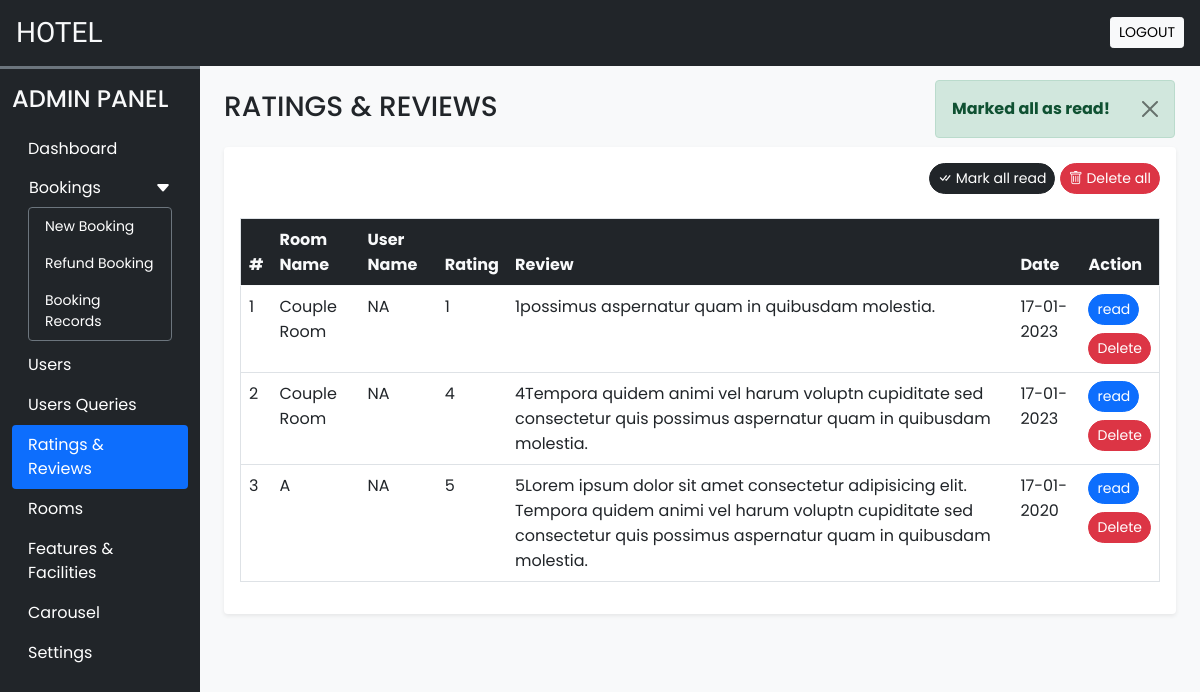
Screenshot of /admin/rate_review.php?seen=all (signed in) with the database file from the repository.
### tables this page shows
CREATE TABLE `rating_review` (
  `sr_no` int(11) NOT NULL,
  `booking_id` int(11) NOT NULL,
  `room_id` int(11) NOT NULL,
  `user_id` int(11) NOT NULL,
  `rating` int(11) NOT NULL,
  `review` varchar(200) NOT NULL,
  `seen` int(11) NOT NULL DEFAULT 0,
  `datentime` datetime NOT NULL DEFAULT current_timestamp()
);

CREATE TABLE `rooms` (
  `id` int(11) NOT NULL,
  `name` varchar(200) NOT NULL,
  `area` int(11) NOT NULL,
  `price` int(11) NOT NULL,
  `quantity` int(11) NOT NULL,
  `adult` int(11) NOT NULL,
  `children` int(11) NOT NULL,
  `description` varchar(500) NOT NULL,
  `status` tinyint(4) NOT NULL DEFAULT 1,
  `removed` int(11) NOT NULL DEFAULT 0
);

CREATE TABLE `user_cred` (
  `id` int(11) NOT NULL,
  `name` varchar(200) NOT NULL,
  `email` varchar(200) NOT NULL,
  `address` varchar(500) NOT NULL,
  `phonenum` varchar(200) NOT NULL,
  `pincode` int(11) NOT NULL,
  `dob` date NOT NULL,
  `profile` varchar(200) NOT NULL,
  `password` varchar(200) NOT NULL,
  `is_verified` int(11) NOT NULL DEFAULT 0,
  `token` varchar(200) DEFAULT NULL,
  `t_expire` date DEFAULT NULL,
  `status` int(11) NOT NULL DEFAULT 1,
  `datentime` datetime NOT NULL DEFAULT current_timestamp()
);

### admin/inc/db_config.php (called while the page is built, shortened)
<?php
function filteration($data)
{
    foreach ($data as $key => $value) {
        $value = trim($value);
        $value = stripslashes($value);
        $value = htmlspecialchars($value);
        $value = strip_tags($value);
        $data[$key] = $value;
    }
    return $data;
}
function update($sql, $values, $datatypes)
{
    $con = $GLOBALS['con'];
    if ($stmt = mysqli_prepare($con, $sql)) {
        mysqli_stmt_bind_param($stmt, $datatypes, ...$values);
        if (mysqli_stmt_execute($stmt)) {
            $res = mysqli_stmt_affected_rows($stmt);
            return $res;
        } else {
            mysqli_stmt_close($stmt);
            die("Query connot be executed - Update");
        }
    } else {
        die("Query connot be prepared - Update");
    }
}

### admin/rate_review.php (the view, shortened to what this page needs)
<?php
require('inc/essential.php');
require('inc/db_config.php');
if (isset($_GET['seen'])) {
    $frm_data = filteration($_GET);
    if ($frm_data['seen'] == 'all') {
        $q = "UPDATE `rating_review` SET `seen`=?";
        $values = [1];
        if (update($q, $values, 'i')) {
            alert('success', 'Marked all as read!');
        } else {
            alert('error', 'Operation failed!');
        }
    }
}
?>
<!DOCTYPE html>
<html lang="en">
<head>
    <?php require('inc/link.php'); ?>
</head>
<body class="bg-light">
    <?php require('inc/header.php'); ?>
    <div class="container-fluid" id="main-content">
        <div class="row">
            <div class="col-lg-10 ms-auto p-4 overflow-hidden">
                <h3 class="mb-4">RATINGS & REVIEWS</h3>
                <div class="card border-0 shadow-sm mb-4">
                    <div class="card-body">
                        <div class="text-end mb-4">
                            <a href="?seen=all" class="btn btn-dark rounded-pill shadow-none btn-sm">
                                <i class="bi bi-check-all"></i> Mark all read
                            </a>
                            <a href="?del=all" class="btn btn-danger rounded-pill shadow-none btn-sm">
                                <i class="bi bi-trash"></i> Delete all
                            </a>
                        </div>
                        <div class="table-responsive-md">
                            <table class="table table-hover border">
                                <thead>
                                    <tr class="bg-dark text-light">
                                        <th scope="col">#</th>
                                        <th scope="col">Room Name</th>
                                        <th scope="col">User Name</th>
                                        <th scope="col">Rating</th>
                                        <th scope="col">Review</th>
                                        <th scope="col">Date</th>
                                        <th scope="col">Action</th>
                                    </tr>
                                </thead>
                                <tbody>
                                    <?php
                                    $q = "SELECT rr.*, uc.name AS uname, r.name AS rname FROM `rating_review` rr
                                    INNER JOIN `user_cred` uc ON rr.user_id = uc.id
                                    INNER JOIN `rooms` r ON rr.room_id = r.id
                                    ORDER BY `sr_no` DESC";
                                    $data = mysqli_query($con, $q);
                                    $i = 1;
                                    while ($row = mysqli_fetch_assoc($data)) {
                                        $date = date('d-m-Y', strtotime($row['datentime']));
                                        $Seen = '';
                                        if ($row['seen'] != 1) {
                                            $Seen = "<a href='?seen=$row[sr_no]' class='btn btn-sm rounded-pill btn-primary mb-2'>read</a> <br>";
                                        }
                                        $Seen .= "<a href='?del=$row[sr_no]' class='btn btn-sm rounded-pill btn-danger'>Delete</a>";
                                        echo <<<query
                                            <tr>
                                                <td>$i</td>
                                                <td>$row[rname]</td>
                                                <td>$row[uname]</td>
                                                <td>$row[rating]</td>
                                                <td>$row[review]</td>
                                                <td>$date</td>
                                                <td>$Seen</td>
                                            </tr>
                                        query;
                                        $i++;
                                    }
                                    ?>
                                </tbody>
                            </table>
                        </div>
                    </div>
                </div>
            </div>
        </div>
    </div>
</body>
</html>

### admin/css/common.css (style rules this page uses)
:root { --teal: #2ec1ac; --teal_hover: #279e8c; }
* { font-family: "Poppins", sans-serif; }

### rows the page displays
rating_review: room.name "Couple Room", user.name "NA", rating "1", review "1possimus aspernatur quam in quibusdam molestia.", datentime "17-01-2023"
rating_review: room.name "Couple Room", user.name "NA", rating "4", review "4Tempora quidem animi vel harum voluptn cupiditate sed consectetur quis possimus aspernatur quam in quibusdam molestia.", datentime "17-01-2023"
rating_review: room.name "A", user.name "NA", rating "5", review "5Lorem ipsum dolor sit amet consectetur adipisicing elit. Tempora quidem animi vel harum voluptn cupiditate sed consectetur quis possimus aspernatur quam in quibusdam molestia.", datentime "17-01-2020"

### other values shown
$msg "Marked all as read!"
